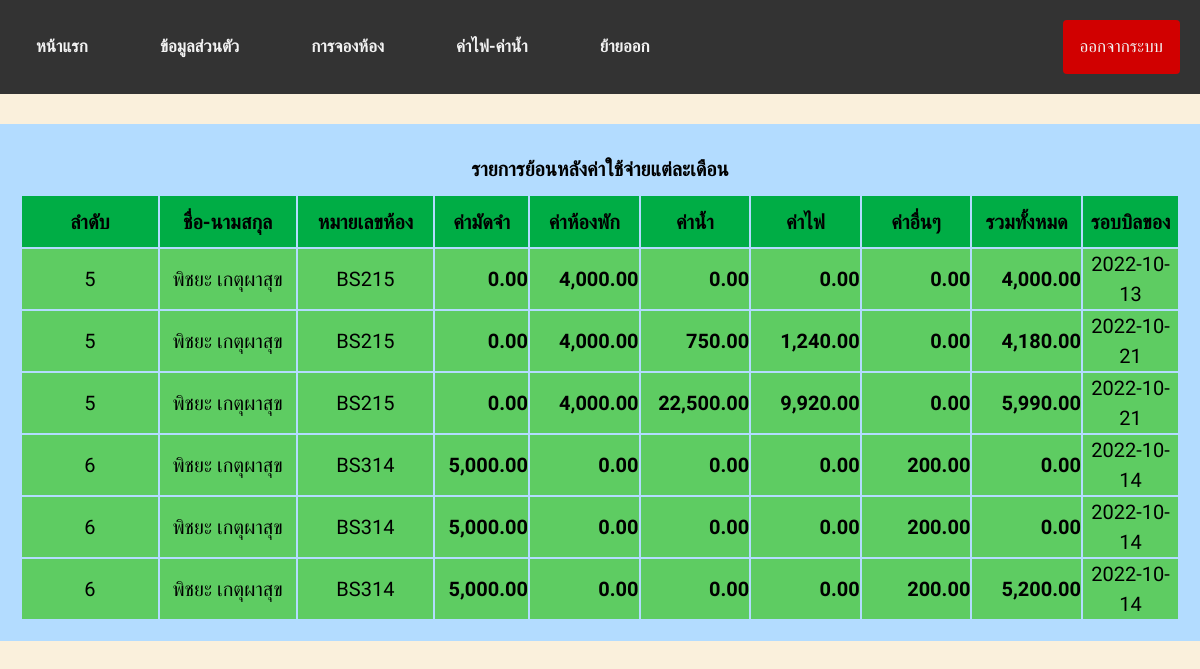
The page /Report_cost_byadmin.php (signed in) on the database its author committed.
### tables this page shows
CREATE TABLE `report_paylist` (
  `id` int(100) NOT NULL,
  `name` varchar(100) NOT NULL,
  `type` varchar(100) NOT NULL,
  `Deposit` varchar(100) NOT NULL,
  `pay_room` varchar(100) NOT NULL,
  `pay_water` varchar(100) NOT NULL,
  `pay_electric` varchar(100) NOT NULL,
  `pay_other` varchar(100) NOT NULL,
  `pay_total` varchar(100) NOT NULL,
  `mdy_round` date NOT NULL
);

### Report_cost_byadmin.php (the view, shortened to what this page needs)
<!DOCTYPE html>
<html lang="en">
<head>
    <link rel="stylesheet" href="https://cdnjs.cloudflare.com/ajax/libs/font-awesome/6.1.2/css/all.min.css" />
    <link rel="stylesheet" href="style.css">
	<link rel="stylesheet" href="https://use.fontawesome.com/releases/v5.4.1/css/all.css">
</head>
<?php
     include 'config.php';
     $id = $_SESSION['id'];
     $query = "select * from report_paylist ORDER BY type ASC";
     $run = mysqli_query($conn,$query);
?>
<body>
<div class="topnav">
  <a href="Admin_info.php">หน้าแรก</a>
  <a href="infouser_admin.php">ข้อมูลส่วนตัว</a>
  <a href="room_type.php">การจองห้อง</a>
  <a href="cost_byadmin.php">ค่าไฟ-ค่าน้ำ</a>
  <a href="info_user_outbydamin.php">ย้ายออก</a>
  <a style="float:right" href="login.php?logout=<?php echo $id; ?>" onclick="return confirm('คุณต้องการออกจากระบบหรือไม่ ?');" class="btnbackid">ออกจากระบบ</a>
</div>
<div class="contentEditbyadmin">
     <h1>รายการย้อนหลังค่าใช้จ่ายแต่ละเดือน</h1>
     <?php
			echo "<table  align='center' width='100%' border ='0' hight>";
			echo "<tr align='center' bgcolor='#00ad45'><td><h1>ลำดับ</h1></td><td><h1>ชื่อ-นามสกุล</h1></td><td><h1>หมายเลขห้อง</h1></td><td><h1> ค่ามัดจำ </h1></td><td><h1> ค่าห้องพัก </h1></td><td><h1>ค่าน้ำ</h1></td><td><h1>ค่าไฟ</h1></td><td><h1> ค่าอื่นๆ  </h1></td><td><h1>รวมทั้งหมด</h1></td><td><h1>รอบบิลของ</h1></td>";
         if ($num = mysqli_num_rows($run)) {
              while ($result = mysqli_fetch_assoc($run)) {
                   echo "
                        <tr bgcolor='#5ecc62'>
                             <td style='font-size: 20px;'width='10%'><p>".$result['id']."</p></td>
                             <td style='font-size: 20px;'width='10%'><p>".$result['name']."</p></td>
                             <td style='font-size: 20px;'width='10%'><p>".$result['type']."</p></td>
                             <td class='alnright' style='font-size: 20px;'width='6%'><p><b>".number_format($result['Deposit'],2)."</b></p></td>
                             <td class='alnright' style='font-size: 20px;'width='8%'><p><b>".number_format($result['pay_room'],2)."</b></p></td>
                             <td class='alnright' style='font-size: 20px;'width='8%'><p><b>".number_format($result['pay_water'],2)."</b></p></td>
                             <td class='alnright' style='font-size: 20px;'width='8%'><p><b>".number_format($result['pay_electric'],2)."</b></p></td>
                             <td class='alnright' style='font-size: 20px;'width='8%'><p><b>".number_format($result['pay_other'],2)."</b></p></td>
                             <td class='alnright' style='font-size: 20px;'width='8%'><p><b>".number_format($result['pay_total'],2)."</b></p></td>
                             <td style='font-size: 20px;'width='7%'><p>".$result['mdy_round']."</p></td>
                        </tr>
                   ";
              }
         }
	?>
     </div>
</body>
</html>

### style.css (style rules this page uses)
* { box-sizing: border-box; }
html, body, h1, h2, h3, h4, h5, h6, p, li, ol, ul, pre { padding: 0; text-align: center; font-family: 'Prompt', sans-serif; }
html, body { min-height: 100%; scroll-behavior: smooth; }
body { background-color: #FAF0DC; font-family: 'Lato', sans-serif; font-size: 62.5%; padding: 0px; box-sizing: border-box; width: 100vw; overflow-x: hidden; position: relative; margin: 0; }
:root { --home-bg-color: #f2f3ee; --menu-bg-color: #cbcbc2; --silde-btn-border: #808080; --slide-btn-hoverbg: #f1fff1; --text-color: #616161; --border-color: #000000; --box-shadow-color: #b5b5ac; }
*, *::before, *::after { padding: 0; box-sizing: border-box; list-style: none; }
body, html { width: 100%; font-size: 10px; font-weight: normal; font-family: sans-serif; }
p { display: inline; font-size: 20px; line-height: 1.5em; font-family: 'IBM Plex Sans Thai', sans-serif; }
a { font-size: 4rem; line-height: 1.5em; word-spacing: 0.5em; font-family: PROMPT ; display:flow-root; font-weight: bold; }
a { text-decoration:none; color:rgb(255, 255, 255); font-weight:bold; margin: 20px; }
a::after { display: inline-block; font-family: fontello; padding: 5px; font-size: 1.6rem; transform: rotate(-90deg); }
:root { --blue:#3498db; --black:#333; --white:#fff; --border:2px solid var(--black); }
.btnbackid { font-family: fantasy; background-color: rgb(209, 0, 0); color: rgb(255, 255, 255); text-decoration: none; display: inline-block; padding: 13px 40px; margin-bottom: 0; font-size: 20px; font-weight: normal; line-height: 1.428571429; text-align: center; white-space: nowrap; vertical-align: middle; cursor: pointer; border: 1px solid transparent; border-radius: 4px; -webkit-user-select: none; -moz-user-select: none; -ms-user-select: none; -o-user-select: none; user-select: none; }
.contentEditbyadmin { background-color: #b3dcff; margin: 30px auto; padding: 20px; width: 100%; }
.topnav { overflow: hidden; background-color: #333; }
.topnav a { float: left; color: #f2f2f2; text-align: center; padding: 14px 16px; text-decoration: none; font-size: 17px; }
.alnright { text-align: right; }

### rows shown on the page
report_paylist: id "5", name "พิชยะ เกตุผาสุข", type "BS215", Deposit "0.00", pay_room "4,000.00", pay_water "0.00", pay_electric "0.00", pay_other "0.00", pay_total "4,000.00", mdy_round "2022-10-13"
report_paylist: id "5", name "พิชยะ เกตุผาสุข", type "BS215", Deposit "0.00", pay_room "4,000.00", pay_water "750.00", pay_electric "1,240.00", pay_other "0.00", pay_total "4,180.00", mdy_round "2022-10-21"
report_paylist: id "5", name "พิชยะ เกตุผาสุข", type "BS215", Deposit "0.00", pay_room "4,000.00", pay_water "22,500.00", pay_electric "9,920.00", pay_other "0.00", pay_total "5,990.00", mdy_round "2022-10-21"
report_paylist: id "6", name "พิชยะ เกตุผาสุข", type "BS314", Deposit "5,000.00", pay_room "0.00", pay_water "0.00", pay_electric "0.00", pay_other "200.00", pay_total "0.00", mdy_round "2022-10-14"
report_paylist: id "6", name "พิชยะ เกตุผาสุข", type "BS314", Deposit "5,000.00", pay_room "0.00", pay_water "0.00", pay_electric "0.00", pay_other "200.00", pay_total "0.00", mdy_round "2022-10-14"
report_paylist: id "6", name "พิชยะ เกตุผาสุข", type "BS314", Deposit "5,000.00", pay_room "0.00", pay_water "0.00", pay_electric "0.00", pay_other "200.00", pay_total "5,200.00", mdy_round "2022-10-14"
